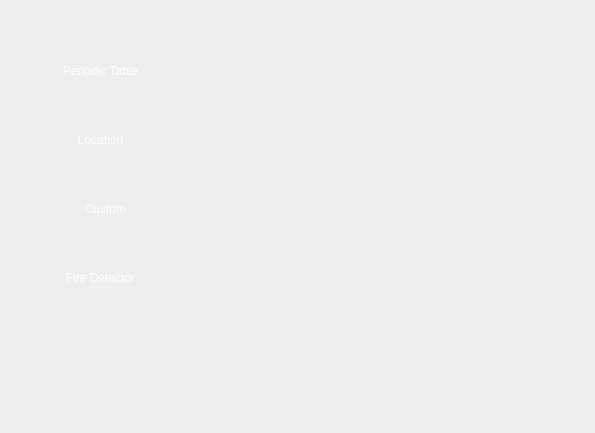
<?xml version="1.0" encoding="UTF-8"?>
<ui version="4.0">
 <class>MainWindow</class>
 <widget class="QMainWindow" name="MainWindow">
  <property name="geometry">
   <rect>
    <x>0</x>
    <y>0</y>
    <width>595</width>
    <height>433</height>
   </rect>
  </property>
  <property name="windowTitle">
   <string>MainWindow</string>
  </property>
  <property name="styleSheet">
   <string notr="true">background-color: #eeeeee
</string>
  </property>
  <widget class="QWidget" name="centralwidget">
   <widget class="QWidget" name="verticalLayoutWidget">
    <property name="geometry">
     <rect>
      <x>10</x>
      <y>20</y>
      <width>181</width>
      <height>311</height>
     </rect>
    </property>
    <layout class="QVBoxLayout" name="verticalLayout">
     <item>
      <widget class="QPushButton" name="table_pb">
       <property name="styleSheet">
        <string notr="true">QPushButton {
	font: 99 10pt &quot;Noto Serif JP ExtraLight&quot;;
    background: qlineargradient(x1:0, y1:0, x2:1, y2:1, 
                                stop:0 #B9375D, 
                                stop:1 #D25D5D);
    color: white;
   
    border-radius: 8px;
    padding: 5px 10px;
}

QPushButton:hover {
    background: qlineargradient(x1:0, y1:0, x2:1, y2:1, 
                                stop:0 skyblue, 
                                stop:1 #407be3);
}
</string>
       </property>
       <property name="text">
        <string>Periodic Table</string>
       </property>
       <property name="icon">
        <iconset>
         <normaloff>原子.png</normaloff>原子.png</iconset>
       </property>
       <property name="iconSize">
        <size>
         <width>30</width>
         <height>30</height>
        </size>
       </property>
      </widget>
     </item>
     <item>
      <widget class="QPushButton" name="location_pb">
       <property name="styleSheet">
        <string notr="true">QPushButton {
	font: 99 10pt &quot;Noto Serif JP ExtraLight&quot;;
    background: qlineargradient(x1:0, y1:0, x2:1, y2:1, 
                                stop:0 #B9375D, 
                                stop:1 #D25D5D);
    color: white;
   
    border-radius: 8px;
    padding: 5px 10px;
}

QPushButton:hover {
    background: qlineargradient(x1:0, y1:0, x2:1, y2:1, 
                                stop:0 skyblue, 
                                stop:1 #407be3);
}
</string>
       </property>
       <property name="text">
        <string>Location</string>
       </property>
       <property name="iconSize">
        <size>
         <width>30</width>
         <height>30</height>
        </size>
       </property>
      </widget>
     </item>
     <item>
      <widget class="QPushButton" name="customlocation">
       <property name="styleSheet">
        <string notr="true">QPushButton {
	font: 99 10pt &quot;Noto Serif JP ExtraLight&quot;;
    background: qlineargradient(x1:0, y1:0, x2:1, y2:1, 
                                stop:0 #B9375D, 
                                stop:1 #D25D5D);
    color: white;
   
    border-radius: 8px;
    padding: 5px 10px;
}

QPushButton:hover {
    background: qlineargradient(x1:0, y1:0, x2:1, y2:1, 
                                stop:0 skyblue, 
                                stop:1 #407be3);
}
</string>
       </property>
       <property name="text">
        <string>   Custom</string>
       </property>
       <property name="iconSize">
        <size>
         <width>30</width>
         <height>30</height>
        </size>
       </property>
      </widget>
     </item>
     <item>
      <widget class="QPushButton" name="fire_pb">
       <property name="styleSheet">
        <string notr="true">QPushButton {
	font: 99 10pt &quot;Noto Serif JP ExtraLight&quot;;
    background: qlineargradient(x1:0, y1:0, x2:1, y2:1, 
                                stop:0 #B9375D, 
                                stop:1 #D25D5D);
    color: white;
   
    border-radius: 8px;
    padding: 5px 10px;
}

QPushButton:hover {
    background: qlineargradient(x1:0, y1:0, x2:1, y2:1, 
                                stop:0 skyblue, 
                                stop:1 #407be3);
}
</string>
       </property>
       <property name="text">
        <string>Fire Detector</string>
       </property>
       <property name="iconSize">
        <size>
         <width>30</width>
         <height>30</height>
        </size>
       </property>
      </widget>
     </item>
    </layout>
   </widget>
   <widget class="QWidget" name="Weatherwidget" native="true">
    <property name="geometry">
     <rect>
      <x>210</x>
      <y>30</y>
      <width>361</width>
      <height>341</height>
     </rect>
    </property>
    <property name="styleSheet">
     <string notr="true">background: qlineargradient(x1:0, y1:0, x2:1, y2:1, 
                                stop:1 #E7D3D3, 
                                stop:0 #E7D3D3);
QWidget {
    border: 4px solid transparent;
    border-image: linear-gradient(to right, rgba(255,0,0,0.5), rgba(0,255,0,0.5));
    border-image-slice: 1;
    background: transparent; /* Optional: Make the background transparent */
}
</string>
    </property>
   </widget>
  </widget>
  <widget class="QMenuBar" name="menubar">
   <property name="geometry">
    <rect>
     <x>0</x>
     <y>0</y>
     <width>595</width>
     <height>18</height>
    </rect>
   </property>
  </widget>
  <widget class="QStatusBar" name="statusbar"/>
 </widget>
 <resources/>
 <connections/>
</ui>
